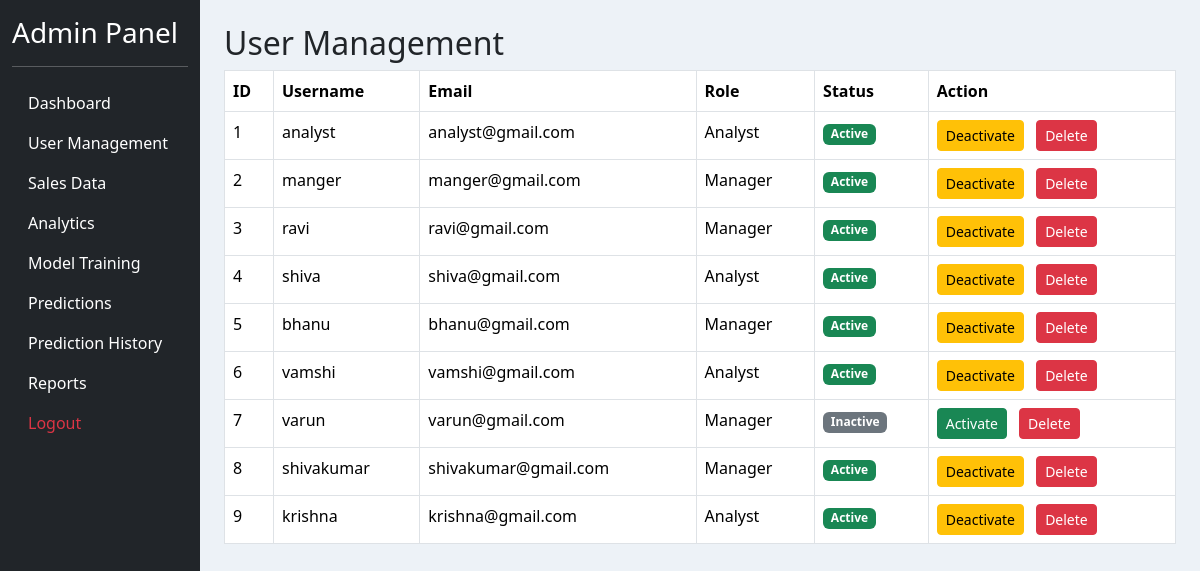
Screenshot of /users/ (signed in) with the database file from the repository.
### accounts/models.py (models this page shows, shortened)
class Profile(models.Model):
    ROLE_CHOICES = (
        ('Manager', 'Manager'),
        ('Analyst', 'Analyst'),
    )
    user = models.OneToOneField(
        User,
        on_delete=models.CASCADE
    )
    role = models.CharField(
        max_length=20,
        choices=ROLE_CHOICES
    )
    is_approved = models.BooleanField(
        default=False
    )

### admins/views.py (the view)
# urls.py: path('users/', views.users, name='users'),
@login_required(login_url='login')
def users(request):
    profiles = Profile.objects.select_related('user').exclude(role__iexact='admin')
    context = {
        'profiles': profiles
    }
    return render(request, 'admin/users.html', context)

### templates/admin/users.html (shortened to what this page needs)
{% extends 'base/admin_base.html' %}
{% block content %}
<h2>User Management</h2>
<table class="table table-bordered">
    <thead>
        <tr>
            <th>ID</th>
            <th>Username</th>
            <th>Email</th>
            <th>Role</th>
            <th>Status</th>
            <th>Action</th>
        </tr>
    </thead>
    <tbody>
        {% for profile in profiles %}
        <tr>
            <td>{{ forloop.counter }}</td>
            <td>{{ profile.user.username }}</td>
            <td>{{ profile.user.email }}</td>
            <td>{{ profile.role }}</td>
            <td>
                {% if not profile.is_approved %}
                    <span class="badge bg-warning text-dark">
                        Pending
                    </span>
                {% elif profile.user.is_active %}
                    <span class="badge bg-success">
                        Active
                    </span>
                {% else %}
                    <span class="badge bg-secondary">
                        Inactive
                    </span>
                {% endif %}
            </td>
            <td>
                {% if not profile.is_approved %}
                    <form method="post" action="{% url 'activate_user' profile.user.id %}" class="d-inline">
                        {% csrf_token %}
                        <button type="submit" class="btn btn-success btn-sm">
                            Activate
                        </button>
                    </form>
                {% elif profile.user.is_active %}
                    {% if profile.role == 'Admin' %}
                        <button type="button" class="btn btn-warning btn-sm" disabled>
                            Deactivate
                        </button>
                    {% else %}
                        <form method="post" action="{% url 'deactivate_user' profile.user.id %}" class="d-inline">
                            <button type="submit" class="btn btn-warning btn-sm">
                                Deactivate
                            </button>
                        </form>
                    {% endif %}
                {% else %}
                    <form method="post" action="{% url 'activate_user' profile.user.id %}" class="d-inline">
                        <button type="submit" class="btn btn-success btn-sm">
                            Activate
                        </button>
                    </form>
                {% endif %}
                <form method="post" action="{% url 'delete_user' profile.user.id %}" class="d-inline ms-2">
                    <button type="submit" class="btn btn-danger btn-sm"
                            onclick="return confirm('Are you sure you want to permanently delete this user?');">
                        Delete
                    </button>
                </form>
            </td>
        </tr>
        {% endfor %}
    </tbody>
</table>
{% endblock %}

### templates/base/admin_base.html (style rules this page uses)
body { background: #edf2f7; }

### rows the page displays
Profile: user.username "analyst", user.email "analyst@gmail.com", role "Analyst", is_approved "Active"
Profile: user.username "manger", user.email "manger@gmail.com", role "Manager", is_approved "Active"
Profile: user.username "ravi", user.email "ravi@gmail.com", role "Manager", is_approved "Active"
Profile: user.username "shiva", user.email "shiva@gmail.com", role "Analyst", is_approved "Active"
Profile: user.username "bhanu", user.email "bhanu@gmail.com", role "Manager", is_approved "Active"
Profile: user.username "vamshi", user.email "vamshi@gmail.com", role "Analyst", is_approved "Active"
Profile: user.username "varun", user.email "varun@gmail.com", role "Manager", is_approved "Inactive"
Profile: user.username "shivakumar", user.email "shivakumar@gmail.com", role "Manager", is_approved "Active"
Profile: user.username "krishna", user.email "krishna@gmail.com", role "Analyst", is_approved "Active"
